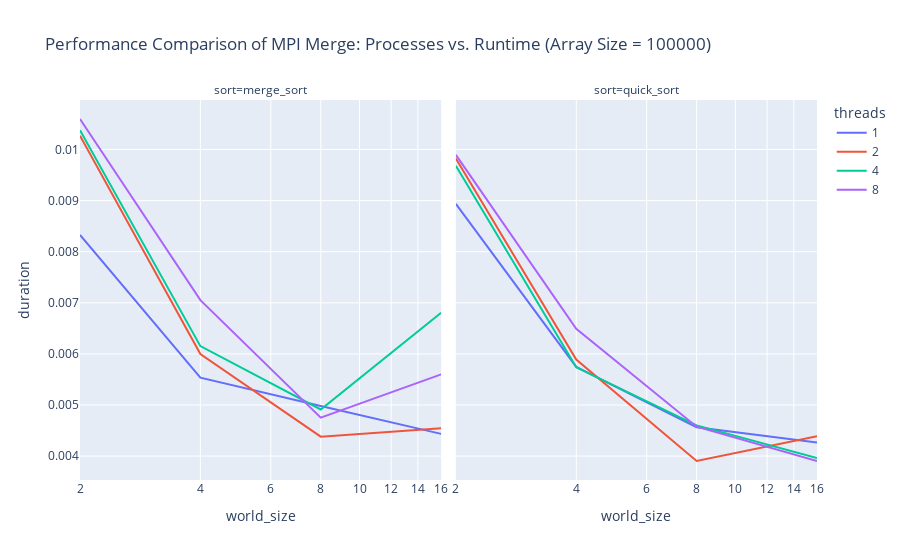

The code cell stored with this chart in its notebook:
### Code cell
fig = px.line(
    parallel_df.loc[(parallel_df['approach'] == 'merge')],
    x='world_size', y='duration', color='threads',
    facet_col='sort', log_x=True,
    title='Performance Comparison of MPI Merge: Processes vs. Runtime (Array Size = 100000)'
)


fig.show()

### Figure 1 — Plotly figure (JSON) as saved in the notebook; plotly's stock layout.template omitted (floating-point values rounded to 4 significant figures)
{"data": [{"hovertemplate": "threads=1<br>sort=merge_sort<br>world_size=%{x}<br>duration=%{y}<extra></extra>", "legendgroup": "1", "line": {"color": "#636efa", "dash": "solid"}, "mode": "lines", "name": "1", "orientation": "v", "showlegend": true, "type": "scatter", "x": [2, 4, 8, 16], "xaxis": "x", "y": [0.008327, 0.005535, 0.004981, 0.004434], "yaxis": "y"}, {"hovertemplate": "threads=1<br>sort=quick_sort<br>world_size=%{x}<br>duration=%{y}<extra></extra>", "legendgroup": "1", "line": {"color": "#636efa", "dash": "solid"}, "mode": "lines", "name": "1", "orientation": "v", "showlegend": false, "type": "scatter", "x": [2, 4, 8, 16], "xaxis": "x2", "y": [0.008935, 0.005746, 0.004565, 0.004267], "yaxis": "y2"}, {"hovertemplate": "threads=2<br>sort=merge_sort<br>world_size=%{x}<br>duration=%{y}<extra></extra>", "legendgroup": "2", "line": {"color": "#EF553B", "dash": "solid"}, "mode": "lines", "name": "2", "orientation": "v", "showlegend": true, "type": "scatter", "x": [2, 4, 8, 16], "xaxis": "x", "y": [0.01027, 0.005999, 0.00438, 0.004546], "yaxis": "y"}, {"hovertemplate": "threads=2<br>sort=quick_sort<br>world_size=%{x}<br>duration=%{y}<extra></extra>", "legendgroup": "2", "line": {"color": "#EF553B", "dash": "solid"}, "mode": "lines", "name": "2", "orientation": "v", "showlegend": false, "type": "scatter", "x": [2, 4, 8, 16], "xaxis": "x2", "y": [0.009826, 0.005888, 0.003903, 0.004389], "yaxis": "y2"}, {"hovertemplate": "threads=4<br>sort=merge_sort<br>world_size=%{x}<br>duration=%{y}<extra></extra>", "legendgroup": "4", "line": {"color": "#00cc96", "dash": "solid"}, "mode": "lines", "name": "4", "orientation": "v", "showlegend": true, "type": "scatter", "x": [2, 4, 8, 16], "xaxis": "x", "y": [0.01038, 0.006152, 0.004912, 0.006806], "yaxis": "y"}, {"hovertemplate": "threads=4<br>sort=quick_sort<br>world_size=%{x}<br>duration=%{y}<extra></extra>", "legendgroup": "4", "line": {"color": "#00cc96", "dash": "solid"}, "mode": "lines", "name": "4", "orientation": "v", "showlegend": false, "type": "scatter", "x": [2, 4, 8, 16], "xaxis": "x2", "y": [0.009681, 0.005737, 0.0046, 0.00396], "yaxis": "y2"}, {"hovertemplate": "threads=8<br>sort=merge_sort<br>world_size=%{x}<br>duration=%{y}<extra></extra>", "legendgroup": "8", "line": {"color": "#ab63fa", "dash": "solid"}, "mode": "lines", "name": "8", "orientation": "v", "showlegend": true, "type": "scatter", "x": [2, 4, 8, 16], "xaxis": "x", "y": [0.0106, 0.007053, 0.004751, 0.005598], "yaxis": "y"}, {"hovertemplate": "threads=8<br>sort=quick_sort<br>world_size=%{x}<br>duration=%{y}<extra></extra>", "legendgroup": "8", "line": {"color": "#ab63fa", "dash": "solid"}, "mode": "lines", "name": "8", "orientation": "v", "showlegend": false, "type": "scatter", "x": [2, 4, 8, 16], "xaxis": "x2", "y": [0.009894, 0.006493, 0.004575, 0.003904], "yaxis": "y2"}], "layout": {"annotations": [{"font": {}, "showarrow": false, "text": "sort=merge_sort", "x": 0.245, "xanchor": "center", "xref": "paper", "y": 1, "yanchor": "bottom", "yref": "paper"}, {"font": {}, "showarrow": false, "text": "sort=quick_sort", "x": 0.755, "xanchor": "center", "xref": "paper", "y": 1, "yanchor": "bottom", "yref": "paper"}], "legend": {"title": {"text": "threads"}, "tracegroupgap": 0}, "title": {"text": "Performance Comparison of MPI Merge: Processes vs. Runtime (Array Size = 100000)"}, "xaxis": {"anchor": "y", "domain": [0, 0.49], "title": {"text": "world_size"}, "type": "log"}, "xaxis2": {"anchor": "y2", "domain": [0.51, 1], "matches": "x", "title": {"text": "world_size"}, "type": "log"}, "yaxis": {"anchor": "x", "domain": [0, 1], "title": {"text": "duration"}}, "yaxis2": {"anchor": "x2", "domain": [0, 1], "matches": "y", "showticklabels": false}}}
